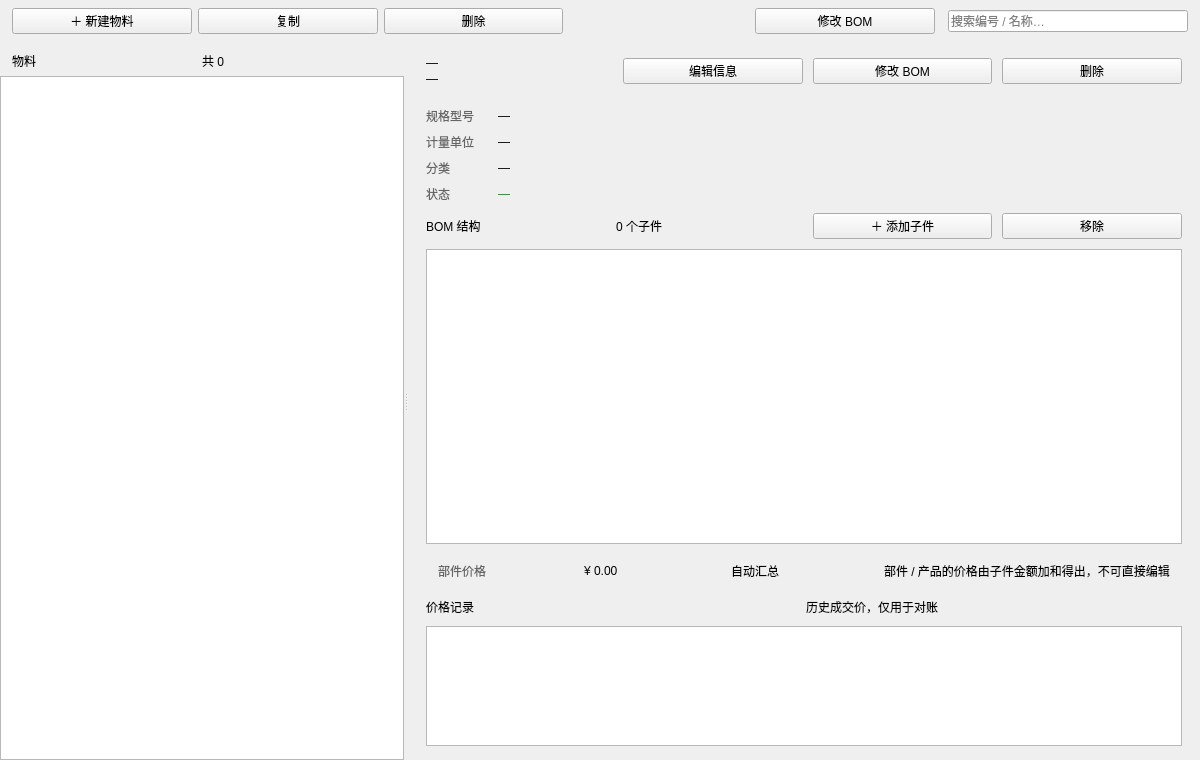
<?xml version="1.0" encoding="UTF-8"?>
<ui version="4.0">
 <class>MaterialPage</class>
 <widget class="QWidget" name="MaterialPage">
  <property name="geometry">
   <rect>
    <x>0</x>
    <y>0</y>
    <width>1200</width>
    <height>760</height>
   </rect>
  </property>
  <layout class="QVBoxLayout" name="rootLayout">
   <property name="spacing">
    <number>0</number>
   </property>
   <property name="leftMargin">
    <number>0</number>
   </property>
   <property name="topMargin">
    <number>0</number>
   </property>
   <property name="rightMargin">
    <number>0</number>
   </property>
   <property name="bottomMargin">
    <number>0</number>
   </property>
   <item>
    <widget class="QWidget" name="toolBar" native="true">
     <property name="kind" stdset="0">
      <string>toolbar</string>
     </property>
     <property name="sizePolicy">
      <sizepolicy hsizetype="Preferred" vsizetype="Maximum">
       <horstretch>0</horstretch>
       <verstretch>0</verstretch>
      </sizepolicy>
     </property>
     <layout class="QHBoxLayout" name="toolbarLayout">
      <property name="spacing">
       <number>6</number>
      </property>
      <property name="leftMargin">
       <number>12</number>
      </property>
      <property name="topMargin">
       <number>8</number>
      </property>
      <property name="rightMargin">
       <number>12</number>
      </property>
      <property name="bottomMargin">
       <number>8</number>
      </property>
      <item>
       <widget class="QPushButton" name="btnNewItem">
        <property name="kind" stdset="0">
         <string>primary</string>
        </property>
        <property name="text">
         <string>＋ 新建物料</string>
        </property>
       </widget>
      </item>
      <item>
       <widget class="QPushButton" name="btnCopyItem">
        <property name="text">
         <string>复制</string>
        </property>
       </widget>
      </item>
      <item>
       <widget class="QPushButton" name="btnDeleteItemTop">
        <property name="text">
         <string>删除</string>
        </property>
       </widget>
      </item>
      <item>
       <widget class="QLabel" name="toolbarGap">
        <property name="minimumSize">
         <size>
          <width>6</width>
          <height>0</height>
         </size>
        </property>
        <property name="text">
         <string/>
        </property>
       </widget>
      </item>
      <item>
       <widget class="QPushButton" name="btnEditBomTop">
        <property name="text">
         <string>修改 BOM</string>
        </property>
       </widget>
      </item>
      <item>
       <spacer name="toolbarSpacer">
        <property name="orientation">
         <enum>Qt::Horizontal</enum>
        </property>
       </spacer>
      </item>
      <item>
       <widget class="QLineEdit" name="searchEdit">
        <property name="minimumSize">
         <size>
          <width>240</width>
          <height>0</height>
         </size>
        </property>
        <property name="maximumSize">
         <size>
          <width>240</width>
          <height>16777215</height>
         </size>
        </property>
        <property name="placeholderText">
         <string>搜索编号 / 名称…</string>
        </property>
       </widget>
      </item>
     </layout>
    </widget>
   </item>
   <item>
    <widget class="QSplitter" name="splitter">
     <property name="sizePolicy">
      <sizepolicy hsizetype="Expanding" vsizetype="Expanding">
       <horstretch>1</horstretch>
       <verstretch>1</verstretch>
      </sizepolicy>
     </property>
     <property name="orientation">
      <enum>Qt::Horizontal</enum>
     </property>
     <property name="childrenCollapsible">
      <bool>false</bool>
     </property>
     <widget class="QWidget" name="leftPane" native="true">
      <property name="kind" stdset="0">
       <string>leftPane</string>
      </property>
      <layout class="QVBoxLayout" name="leftLayout">
       <property name="spacing">
        <number>6</number>
       </property>
       <property name="leftMargin">
        <number>0</number>
       </property>
       <property name="topMargin">
        <number>0</number>
       </property>
       <property name="rightMargin">
        <number>0</number>
       </property>
       <property name="bottomMargin">
        <number>0</number>
       </property>
       <item>
        <widget class="QWidget" name="listHeader" native="true">
         <layout class="QHBoxLayout" name="listHeaderLayout">
          <property name="leftMargin">
           <number>12</number>
          </property>
          <property name="topMargin">
           <number>10</number>
          </property>
          <property name="rightMargin">
           <number>12</number>
          </property>
          <property name="bottomMargin">
           <number>0</number>
          </property>
          <item>
           <widget class="QLabel" name="listTitle">
            <property name="kind" stdset="0">
             <string>h1</string>
            </property>
            <property name="text">
             <string>物料</string>
            </property>
           </widget>
          </item>
          <item>
           <widget class="QLabel" name="listCount">
            <property name="kind" stdset="0">
             <string>muted</string>
            </property>
            <property name="text">
             <string>共 0</string>
            </property>
           </widget>
          </item>
          <item>
           <spacer name="listHeaderSpacer">
            <property name="orientation">
             <enum>Qt::Horizontal</enum>
            </property>
           </spacer>
          </item>
         </layout>
        </widget>
       </item>
       <item>
        <widget class="QTableView" name="listView"/>
       </item>
      </layout>
     </widget>
     <widget class="QWidget" name="detailPane" native="true">
      <property name="kind" stdset="0">
       <string>detailPane</string>
      </property>
      <layout class="QVBoxLayout" name="detailLayout">
       <property name="spacing">
        <number>10</number>
       </property>
       <property name="leftMargin">
        <number>18</number>
       </property>
       <property name="topMargin">
        <number>14</number>
       </property>
       <property name="rightMargin">
        <number>18</number>
       </property>
       <property name="bottomMargin">
        <number>14</number>
       </property>
       <item>
        <layout class="QHBoxLayout" name="headRow">
         <item>
          <layout class="QVBoxLayout" name="titleBox">
           <property name="spacing">
            <number>2</number>
           </property>
           <item>
            <widget class="QLabel" name="detailTitle">
             <property name="kind" stdset="0">
              <string>h1</string>
             </property>
             <property name="text">
              <string>—</string>
             </property>
            </widget>
           </item>
           <item>
            <widget class="QLabel" name="detailCode">
             <property name="kind" stdset="0">
              <string>muted</string>
             </property>
             <property name="text">
              <string>—</string>
             </property>
            </widget>
           </item>
          </layout>
         </item>
         <item>
          <spacer name="headSpacer">
           <property name="orientation">
            <enum>Qt::Horizontal</enum>
           </property>
          </spacer>
         </item>
         <item>
          <widget class="QPushButton" name="btnEditInfo">
           <property name="text">
            <string>编辑信息</string>
           </property>
          </widget>
         </item>
         <item>
          <widget class="QPushButton" name="btnEditBom">
           <property name="text">
            <string>修改 BOM</string>
           </property>
          </widget>
         </item>
         <item>
          <widget class="QPushButton" name="btnDeleteItem">
           <property name="kind" stdset="0">
            <string>danger</string>
           </property>
           <property name="text">
            <string>删除</string>
           </property>
          </widget>
         </item>
        </layout>
       </item>
       <item>
        <widget class="QFrame" name="headLine">
         <property name="kind" stdset="0">
          <string>hline</string>
         </property>
         <property name="minimumSize">
          <size>
           <width>0</width>
           <height>1</height>
          </size>
         </property>
         <property name="maximumSize">
          <size>
           <width>16777215</width>
           <height>1</height>
          </size>
         </property>
         <property name="frameShape">
          <enum>QFrame::NoFrame</enum>
         </property>
        </widget>
       </item>
       <item>
        <layout class="QFormLayout" name="infoForm">
         <property name="horizontalSpacing">
          <number>24</number>
         </property>
         <property name="verticalSpacing">
          <number>8</number>
         </property>
         <item row="0" column="0">
          <widget class="QLabel" name="specCaption">
           <property name="styleSheet">
            <string notr="true">color:#666;</string>
           </property>
           <property name="text">
            <string>规格型号</string>
           </property>
          </widget>
         </item>
         <item row="0" column="1">
          <widget class="QLabel" name="specValue">
           <property name="text">
            <string>—</string>
           </property>
          </widget>
         </item>
         <item row="1" column="0">
          <widget class="QLabel" name="unitCaption">
           <property name="styleSheet">
            <string notr="true">color:#666;</string>
           </property>
           <property name="text">
            <string>计量单位</string>
           </property>
          </widget>
         </item>
         <item row="1" column="1">
          <widget class="QLabel" name="unitValue">
           <property name="text">
            <string>—</string>
           </property>
          </widget>
         </item>
         <item row="2" column="0">
          <widget class="QLabel" name="categoryCaption">
           <property name="styleSheet">
            <string notr="true">color:#666;</string>
           </property>
           <property name="text">
            <string>分类</string>
           </property>
          </widget>
         </item>
         <item row="2" column="1">
          <widget class="QLabel" name="categoryValue">
           <property name="text">
            <string>—</string>
           </property>
          </widget>
         </item>
         <item row="3" column="0">
          <widget class="QLabel" name="statusCaption">
           <property name="styleSheet">
            <string notr="true">color:#666;</string>
           </property>
           <property name="text">
            <string>状态</string>
           </property>
          </widget>
         </item>
         <item row="3" column="1">
          <widget class="QLabel" name="statusValue">
           <property name="styleSheet">
            <string notr="true">color:#2e7d32;</string>
           </property>
           <property name="text">
            <string>—</string>
           </property>
          </widget>
         </item>
        </layout>
       </item>
       <item>
        <layout class="QHBoxLayout" name="bomHead">
         <item>
          <widget class="QLabel" name="bomTitle">
           <property name="kind" stdset="0">
            <string>h2</string>
           </property>
           <property name="text">
            <string>BOM 结构</string>
           </property>
          </widget>
         </item>
         <item>
          <widget class="QLabel" name="bomCount">
           <property name="kind" stdset="0">
            <string>muted</string>
           </property>
           <property name="text">
            <string>0 个子件</string>
           </property>
          </widget>
         </item>
         <item>
          <spacer name="bomHeadSpacer">
           <property name="orientation">
            <enum>Qt::Horizontal</enum>
           </property>
          </spacer>
         </item>
         <item>
          <widget class="QPushButton" name="btnAddChild">
           <property name="kind" stdset="0">
            <string>small</string>
           </property>
           <property name="text">
            <string>＋ 添加子件</string>
           </property>
          </widget>
         </item>
         <item>
          <widget class="QPushButton" name="btnRemoveChild">
           <property name="kind" stdset="0">
            <string>small</string>
           </property>
           <property name="text">
            <string>移除</string>
           </property>
          </widget>
         </item>
        </layout>
       </item>
       <item>
        <widget class="QTableView" name="bomView">
         <property name="minimumSize">
          <size>
           <width>0</width>
           <height>120</height>
          </size>
         </property>
        </widget>
       </item>
       <item>
        <widget class="QFrame" name="totalBar">
         <property name="kind" stdset="0">
          <string>totalBar</string>
         </property>
         <layout class="QHBoxLayout" name="totalBarLayout">
          <property name="leftMargin">
           <number>12</number>
          </property>
          <property name="topMargin">
           <number>8</number>
          </property>
          <property name="rightMargin">
           <number>12</number>
          </property>
          <property name="bottomMargin">
           <number>8</number>
          </property>
          <item>
           <widget class="QLabel" name="totalCaption">
            <property name="styleSheet">
             <string notr="true">color:#666;</string>
            </property>
            <property name="text">
             <string>部件价格</string>
            </property>
           </widget>
          </item>
          <item>
           <widget class="QLabel" name="totalValue">
            <property name="kind" stdset="0">
             <string>totalValue</string>
            </property>
            <property name="text">
             <string>¥ 0.00</string>
            </property>
           </widget>
          </item>
          <item>
           <widget class="QLabel" name="autoTag">
            <property name="kind" stdset="0">
             <string>tag</string>
            </property>
            <property name="text">
             <string>自动汇总</string>
            </property>
           </widget>
          </item>
          <item>
           <spacer name="totalBarSpacer">
            <property name="orientation">
             <enum>Qt::Horizontal</enum>
            </property>
           </spacer>
          </item>
          <item>
           <widget class="QLabel" name="priceHint">
            <property name="kind" stdset="0">
             <string>muted</string>
            </property>
            <property name="text">
             <string>部件 / 产品的价格由子件金额加和得出，不可直接编辑</string>
            </property>
           </widget>
          </item>
         </layout>
        </widget>
       </item>
       <item>
        <layout class="QHBoxLayout" name="priceHead">
         <item>
          <widget class="QLabel" name="priceTitle">
           <property name="kind" stdset="0">
            <string>h2</string>
           </property>
           <property name="text">
            <string>价格记录</string>
           </property>
          </widget>
         </item>
         <item>
          <widget class="QLabel" name="priceSubTitle">
           <property name="kind" stdset="0">
            <string>muted</string>
           </property>
           <property name="text">
            <string>历史成交价，仅用于对账</string>
           </property>
          </widget>
         </item>
         <item>
          <spacer name="priceHeadSpacer">
           <property name="orientation">
            <enum>Qt::Horizontal</enum>
           </property>
          </spacer>
         </item>
        </layout>
       </item>
       <item>
        <widget class="QTableView" name="priceView">
         <property name="maximumSize">
          <size>
           <width>16777215</width>
           <height>120</height>
          </size>
         </property>
        </widget>
       </item>
      </layout>
     </widget>
    </widget>
   </item>
  </layout>
 </widget>
 <resources/>
 <connections/>
</ui>
